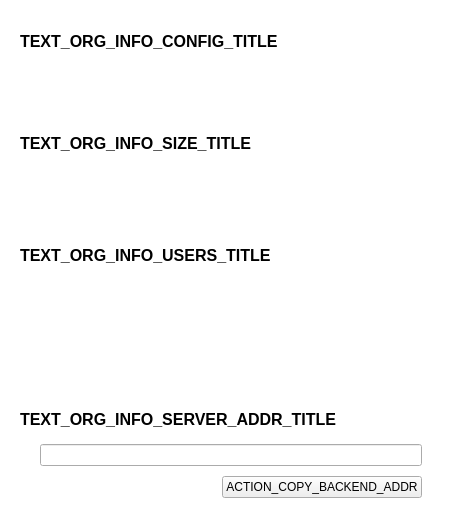
<?xml version="1.0" encoding="UTF-8"?>
<ui version="4.0">
 <class>OrganizationInfoWidget</class>
 <widget class="QWidget" name="OrganizationInfoWidget">
  <property name="geometry">
   <rect>
    <x>0</x>
    <y>0</y>
    <width>452</width>
    <height>518</height>
   </rect>
  </property>
  <property name="windowTitle">
   <string>Form</string>
  </property>
  <property name="styleSheet">
   <string notr="true">#line {
	color: #333333;
}

#scrollAreaWidgetContents {
	background-color: #FFFFFF;
}</string>
  </property>
  <layout class="QVBoxLayout" name="verticalLayout">
   <property name="spacing">
    <number>0</number>
   </property>
   <property name="leftMargin">
    <number>0</number>
   </property>
   <property name="topMargin">
    <number>0</number>
   </property>
   <property name="rightMargin">
    <number>0</number>
   </property>
   <property name="bottomMargin">
    <number>0</number>
   </property>
   <item>
    <widget class="QScrollArea" name="scrollArea">
     <property name="frameShape">
      <enum>QFrame::NoFrame</enum>
     </property>
     <property name="frameShadow">
      <enum>QFrame::Plain</enum>
     </property>
     <property name="horizontalScrollBarPolicy">
      <enum>Qt::ScrollBarAlwaysOff</enum>
     </property>
     <property name="widgetResizable">
      <bool>true</bool>
     </property>
     <widget class="QWidget" name="scrollAreaWidgetContents">
      <property name="geometry">
       <rect>
        <x>0</x>
        <y>-4</y>
        <width>438</width>
        <height>526</height>
       </rect>
      </property>
      <property name="sizePolicy">
       <sizepolicy hsizetype="Preferred" vsizetype="Expanding">
        <horstretch>0</horstretch>
        <verstretch>0</verstretch>
       </sizepolicy>
      </property>
      <property name="styleSheet">
       <string notr="true"/>
      </property>
      <layout class="QVBoxLayout" name="verticalLayout_6">
       <property name="spacing">
        <number>20</number>
       </property>
       <property name="leftMargin">
        <number>20</number>
       </property>
       <property name="topMargin">
        <number>20</number>
       </property>
       <property name="rightMargin">
        <number>30</number>
       </property>
       <property name="bottomMargin">
        <number>20</number>
       </property>
       <item>
        <widget class="QWidget" name="widget_config" native="true">
         <layout class="QVBoxLayout" name="verticalLayout_5">
          <property name="spacing">
           <number>10</number>
          </property>
          <property name="leftMargin">
           <number>0</number>
          </property>
          <property name="topMargin">
           <number>0</number>
          </property>
          <property name="rightMargin">
           <number>0</number>
          </property>
          <property name="bottomMargin">
           <number>0</number>
          </property>
          <item>
           <widget class="QLabel" name="label">
            <property name="font">
             <font>
              <pointsize>12</pointsize>
              <weight>75</weight>
              <bold>true</bold>
             </font>
            </property>
            <property name="text">
             <string>TEXT_ORG_INFO_CONFIG_TITLE</string>
            </property>
           </widget>
          </item>
          <item>
           <layout class="QVBoxLayout" name="verticalLayout_3">
            <property name="spacing">
             <number>10</number>
            </property>
            <property name="leftMargin">
             <number>20</number>
            </property>
            <property name="topMargin">
             <number>0</number>
            </property>
            <item>
             <widget class="QLabel" name="label_outsider_allowed">
              <property name="text">
               <string/>
              </property>
              <property name="textFormat">
               <enum>Qt::RichText</enum>
              </property>
              <property name="wordWrap">
               <bool>true</bool>
              </property>
             </widget>
            </item>
            <item>
             <widget class="QLabel" name="label_user_limit">
              <property name="text">
               <string/>
              </property>
              <property name="textFormat">
               <enum>Qt::RichText</enum>
              </property>
              <property name="wordWrap">
               <bool>true</bool>
              </property>
             </widget>
            </item>
           </layout>
          </item>
         </layout>
        </widget>
       </item>
       <item>
        <widget class="QWidget" name="widget_size" native="true">
         <layout class="QVBoxLayout" name="verticalLayout_4">
          <property name="spacing">
           <number>10</number>
          </property>
          <property name="leftMargin">
           <number>0</number>
          </property>
          <property name="topMargin">
           <number>0</number>
          </property>
          <property name="rightMargin">
           <number>0</number>
          </property>
          <property name="bottomMargin">
           <number>0</number>
          </property>
          <item>
           <widget class="QLabel" name="label_2">
            <property name="font">
             <font>
              <pointsize>12</pointsize>
              <weight>75</weight>
              <bold>true</bold>
             </font>
            </property>
            <property name="text">
             <string>TEXT_ORG_INFO_SIZE_TITLE</string>
            </property>
           </widget>
          </item>
          <item>
           <layout class="QVBoxLayout" name="verticalLayout_8">
            <property name="spacing">
             <number>10</number>
            </property>
            <property name="leftMargin">
             <number>20</number>
            </property>
            <property name="topMargin">
             <number>0</number>
            </property>
            <item>
             <widget class="QLabel" name="label_data_size">
              <property name="text">
               <string/>
              </property>
              <property name="textFormat">
               <enum>Qt::RichText</enum>
              </property>
              <property name="wordWrap">
               <bool>true</bool>
              </property>
             </widget>
            </item>
            <item>
             <widget class="QLabel" name="label_metadata_size">
              <property name="text">
               <string/>
              </property>
              <property name="textFormat">
               <enum>Qt::RichText</enum>
              </property>
              <property name="wordWrap">
               <bool>true</bool>
              </property>
             </widget>
            </item>
            <item>
             <widget class="QLabel" name="label_total_size">
              <property name="text">
               <string/>
              </property>
              <property name="textFormat">
               <enum>Qt::RichText</enum>
              </property>
              <property name="wordWrap">
               <bool>true</bool>
              </property>
             </widget>
            </item>
           </layout>
          </item>
         </layout>
        </widget>
       </item>
       <item>
        <widget class="QWidget" name="widget_users" native="true">
         <layout class="QVBoxLayout" name="verticalLayout_7">
          <property name="spacing">
           <number>10</number>
          </property>
          <property name="leftMargin">
           <number>0</number>
          </property>
          <property name="topMargin">
           <number>0</number>
          </property>
          <property name="rightMargin">
           <number>0</number>
          </property>
          <property name="bottomMargin">
           <number>0</number>
          </property>
          <item>
           <widget class="QLabel" name="label_3">
            <property name="font">
             <font>
              <pointsize>12</pointsize>
              <weight>75</weight>
              <bold>true</bold>
             </font>
            </property>
            <property name="text">
             <string>TEXT_ORG_INFO_USERS_TITLE</string>
            </property>
           </widget>
          </item>
          <item>
           <layout class="QVBoxLayout" name="verticalLayout_9">
            <property name="spacing">
             <number>10</number>
            </property>
            <property name="leftMargin">
             <number>20</number>
            </property>
            <property name="topMargin">
             <number>0</number>
            </property>
            <item>
             <widget class="QLabel" name="label_user_active">
              <property name="text">
               <string/>
              </property>
              <property name="textFormat">
               <enum>Qt::RichText</enum>
              </property>
              <property name="wordWrap">
               <bool>true</bool>
              </property>
             </widget>
            </item>
            <item>
             <widget class="QLabel" name="label_user_admin">
              <property name="text">
               <string/>
              </property>
              <property name="textFormat">
               <enum>Qt::RichText</enum>
              </property>
              <property name="wordWrap">
               <bool>true</bool>
              </property>
             </widget>
            </item>
            <item>
             <widget class="QLabel" name="label_user_standard">
              <property name="text">
               <string/>
              </property>
              <property name="textFormat">
               <enum>Qt::RichText</enum>
              </property>
              <property name="wordWrap">
               <bool>true</bool>
              </property>
             </widget>
            </item>
            <item>
             <widget class="QLabel" name="label_user_outsider">
              <property name="text">
               <string/>
              </property>
              <property name="textFormat">
               <enum>Qt::RichText</enum>
              </property>
              <property name="wordWrap">
               <bool>true</bool>
              </property>
             </widget>
            </item>
            <item>
             <widget class="QLabel" name="label_user_revoked">
              <property name="text">
               <string/>
              </property>
              <property name="textFormat">
               <enum>Qt::RichText</enum>
              </property>
              <property name="wordWrap">
               <bool>true</bool>
              </property>
             </widget>
            </item>
           </layout>
          </item>
         </layout>
        </widget>
       </item>
       <item>
        <widget class="QWidget" name="widget_addr" native="true">
         <layout class="QVBoxLayout" name="verticalLayout_2">
          <property name="spacing">
           <number>10</number>
          </property>
          <property name="leftMargin">
           <number>0</number>
          </property>
          <property name="topMargin">
           <number>0</number>
          </property>
          <property name="rightMargin">
           <number>0</number>
          </property>
          <property name="bottomMargin">
           <number>0</number>
          </property>
          <item>
           <widget class="QLabel" name="label_4">
            <property name="font">
             <font>
              <pointsize>12</pointsize>
              <weight>75</weight>
              <bold>true</bold>
             </font>
            </property>
            <property name="text">
             <string>TEXT_ORG_INFO_SERVER_ADDR_TITLE</string>
            </property>
           </widget>
          </item>
          <item>
           <layout class="QVBoxLayout" name="verticalLayout_10">
            <property name="spacing">
             <number>10</number>
            </property>
            <property name="leftMargin">
             <number>20</number>
            </property>
            <property name="topMargin">
             <number>0</number>
            </property>
            <property name="bottomMargin">
             <number>0</number>
            </property>
            <item>
             <widget class="QLineEdit" name="label_backend_addr">
              <property name="readOnly">
               <bool>true</bool>
              </property>
             </widget>
            </item>
            <item>
             <layout class="QHBoxLayout" name="horizontalLayout">
              <item>
               <spacer name="horizontalSpacer">
                <property name="orientation">
                 <enum>Qt::Horizontal</enum>
                </property>
                <property name="sizeHint" stdset="0">
                 <size>
                  <width>40</width>
                  <height>20</height>
                 </size>
                </property>
               </spacer>
              </item>
              <item>
               <widget class="QPushButton" name="button_copy_to_clipboard">
                <property name="text">
                 <string>ACTION_COPY_BACKEND_ADDR</string>
                </property>
               </widget>
              </item>
             </layout>
            </item>
           </layout>
          </item>
         </layout>
        </widget>
       </item>
      </layout>
     </widget>
    </widget>
   </item>
  </layout>
 </widget>
 <resources/>
 <connections/>
</ui>
